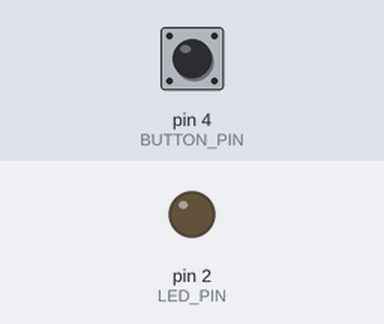
Bench run of a sketch on a simulated Arduino Uno, built with avr-gcc and run on an emulated ATmega328P. Parts: output pins drawn as LEDs (lit = HIGH). Inputs (shaded band) come from the test bench; at power-on: pin 4 (BUTTON_PIN) HIGH.

Above: at 1.2 s.
1.3 s: pin 4 (BUTTON_PIN) pulled LOW for 0.15 s
At 1.9 s:
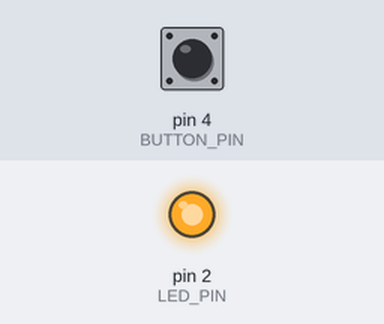
2.9 s: pin 4 (BUTTON_PIN) pulled LOW for 1 s
At 4.2 s:
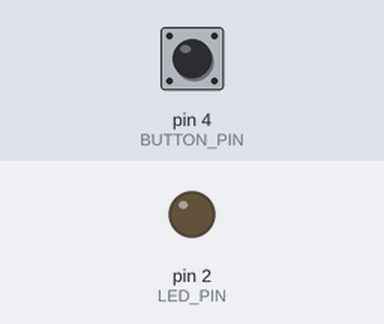
5.4 s: pin 4 (BUTTON_PIN) pulled LOW for 3.2 s
At 6.2 s:
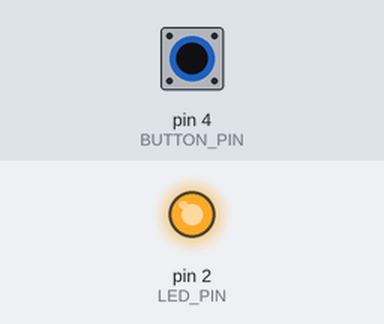
Timing chart, 0 to 8.4 s (numbered marks = the images above; inputs shaded):
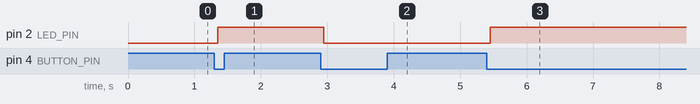

Measured:
- after the input at 1.3 s, pin 2 (LED_PIN): LOW → HIGH after 0.05 s
- after the input at 2.9 s, pin 2 (LED_PIN): HIGH → LOW after 0.05 s
- after the input at 5.4 s, pin 2 (LED_PIN): LOW → HIGH after 0.05 s

The sketch:

2.Push_Button.ino
```cpp
/*
 * Project: SIG Workshop - Experiment 2
 * Title: Push Button Toggle with Software Debounce
 * Description: Toggles the state of an LED each time a momentary push button is pressed.
 *              Uses non-blocking software debouncing to filter out mechanical button noise.
 *
 * Hardware Setup:
 *   - Button connected between Pin 4 and GND (uses internal pull-up resistor; active LOW)
 *   - LED connected to Pin 2 (through a 220-330 ohm resistor to GND)
 */

// Pin Definitions
const uint8_t BUTTON_PIN = 4;
const uint8_t LED_PIN = 2;

// State Variables
bool ledState = false;          // Current state of the LED (false = LOW, true = HIGH)
int buttonState = HIGH;         // Current debounced reading of the input pin
int lastButtonState = HIGH;     // Previous raw reading from the input pin

// Debounce Timing Parameters
unsigned long lastDebounceTime = 0;             // Timestamp of the last raw state transition
const unsigned long DEBOUNCE_DELAY_MS = 50;     // Debounce filter threshold (milliseconds)

void setup() {
  // Configure button pin with internal pull-up (reads HIGH when unpressed, LOW when pressed)
  pinMode(BUTTON_PIN, INPUT_PULLUP);

  // Configure LED pin as digital output
  pinMode(LED_PIN, OUTPUT);

  // Apply initial LED state
  digitalWrite(LED_PIN, ledState ? HIGH : LOW);
}

void loop() {
  // Read current physical state of the button
  int reading = digitalRead(BUTTON_PIN);

  // Check if the physical button switch state changed (due to noise or pressing)
  if (reading != lastButtonState) {
    // Reset the debouncing timer
    lastDebounceTime = millis();
  }

  // Once the reading has been stable for longer than the debounce delay, process the state
  if ((millis() - lastDebounceTime) > DEBOUNCE_DELAY_MS) {
    // If the button state has truly changed
    if (reading != buttonState) {
      buttonState = reading;

      // Trigger only on the press event (transition to LOW for active-LOW circuit)
      if (buttonState == LOW) {
        ledState = !ledState;
        digitalWrite(LED_PIN, ledState ? HIGH : LOW);
      }
    }
  }

  // Save the current reading for the next loop cycle
  lastButtonState = reading;
}
```

1.LED_Blink.ino
```cpp

```

1.ino
```cpp

```
